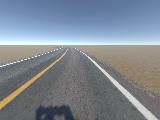
#> input picture rr.png, 160 x 120 px
$ python my_cv.py
#> lines starting #> are read from the running program, lines starting #| are printed output that depends on the picture; after the words box and inside, x2 and y2 are one past the last pixel; in counts of white or black regions, pixels touching at a corner belong together
#> further down, img is the input picture: shape (120, 160, 3); mean B, G, R 146.5, 135.9, 127.1
import cv2
import numpy as np
import skimage as skimage
import cv2

img_rows , img_cols = 80, 80
# Convert image into Black and white
# img_channels = 4 # We stack 4 frames

def remove_noise(image, kernel_size):
    return cv2.GaussianBlur(image, (kernel_size, kernel_size), 0)


def discard_colors(image):
    return cv2.cvtColor(image, cv2.COLOR_BGR2GRAY)


def detect_edges(image, low_threshold, high_threshold):
    return cv2.Canny(image, low_threshold, high_threshold)


def draw_lines(image, lines, color=[255, 0, 0], thickness=2):
    for line in lines:
        for x1,y1,x2,y2,slope in line:
            x1, y1, x2, y2 = int(x1),int(y1),int(x2),int(y2)
            cv2.line(image, (x1, y1), (x2, y2), color, thickness)


def hough_lines(image, rho, theta, threshold, min_line_len, max_line_gap):
    lines = cv2.HoughLinesP(image, rho, theta, threshold, np.array([]), minLineLength=min_line_len, maxLineGap=max_line_gap)
    return lines


def slope(x1, y1, x2, y2):
    try:
        return (y1 - y2) / (x1 - x2)
    except:
        return 0


def separate_lines(lines):
    right = []
    left = []

    if lines is not None:
        for x1,y1,x2,y2 in lines[:, 0]:
            m = slope(x1,y1,x2,y2)
            if m >= 0:
                right.append([x1,y1,x2,y2,m])
            else:
                left.append([x1,y1,x2,y2,m])
    return left, right


def reject_outliers(data, cutoff, threshold=0.08, lane='left'):
    data = np.array(data)
    data = data[(data[:, 4] >= cutoff[0]) & (data[:, 4] <= cutoff[1])]
    try:
        if lane == 'left':
            return data[np.argmin(data,axis=0)[-1]]
        elif lane == 'right':
            return data[np.argmax(data,axis=0)[-1]]
    except:
        return []


def extend_point(x1, y1, x2, y2, length):
    line_len = np.sqrt((x1 - x2)**2 + (y1 - y2)**2)
    x = x2 + (x2 - x1) / line_len * length
    y = y2 + (y2 - y1) / line_len * length
    return x, y


def process_image(obs):

            obs = cv2.cvtColor(obs, cv2.COLOR_BGR2GRAY)
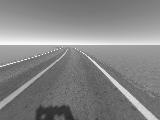
#> obs: shape (120, 160); min 38, max 254, mean 134.5
            obs = cv2.resize(obs, (img_rows, img_cols))
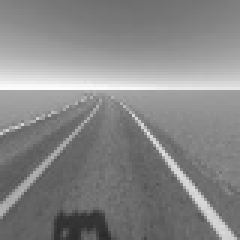
#> obs: shape (80, 80) (shown 3 times larger); min 42, max 252, mean 134.5
            edges = detect_edges(obs, low_threshold=150, high_threshold=200)
#> in detect_edges, `return cv2.Canny(image, low_threshold, high_threshold)`:
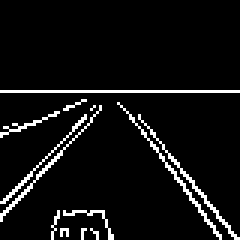
#> returned value: shape (80, 80) (shown 3 times larger); 6.4% white in thin lines or dots, all inside (x1, y1, x2, y2) = (0, 30, 80, 80)

            rho = 0.8
            theta = np.pi/180
            threshold = 25
            min_line_len = 5
            max_line_gap = 10

            hough_line = hough_lines(edges, rho, theta, threshold, min_line_len, max_line_gap)
#> in hough_lines, `lines = cv2.HoughLinesP(image, rho, theta, threshold, np.array([]), mi..`: lines = [[0, 30, 79, 30], [44, 39, 73, 78], [46, 38, 78, 79], [0, 71, 33, 36], [0, 67, 28, 39]]
#> hough_line has the same summary as lines in hough_lines

            left_lines, right_lines = separate_lines(hough_line)
#> the loop in separate_lines, `for x1,y1,x2,y2 in lines[:, 0]:` made 5 passes
#> (x1, y1, x2, y2, m) on passes 1 to 5: (0, 30, 79, 30, 0), (44, 39, 73, 78, 1.34), (46, 38, 78, 79, 1.28), (0, 71, 33, 36, -1.06), (0, 67, 28, 39, -1)
#> after the loop in separate_lines, `for x1,y1,x2,y2 in lines[:, 0]:`: left = [[0, 71, 33, 36, -1.06], [0, 67, 28, 39, -1]]; right = [[0, 30, 79, 30, 0], [44, 39, 73, 78, 1.34], [46, 38, 78, 79, 1.28]]
#> left_lines = [[0, 71, 33, 36, -1.06], [0, 67, 28, 39, -1]]; right_lines has the same summary as right in separate_lines

            filtered_right, filtered_left = [],[]
            if len(left_lines):
                filtered_left = reject_outliers(left_lines, cutoff=(-30.0, -0.1), lane='left')
#> filtered_left = [0, 71, 33, 36, -1.06]
            if len(right_lines):
                filtered_right = reject_outliers(right_lines,  cutoff=(0.1, 30.0), lane='right')
#> filtered_right = [44, 39, 73, 78, 1.34]

            lines = []
            if len(filtered_left) and len(filtered_right):
                lines = np.expand_dims(np.vstack((np.array(filtered_left),np.array(filtered_right))),axis=0).tolist()
#> lines = [[[0, 71, 33, 36, -1.06], [44, 39, 73, 78, 1.34]]]
            elif len(filtered_left):
                lines = np.expand_dims(np.expand_dims(np.array(filtered_left),axis=0),axis=0).tolist()
            elif len(filtered_right):
                lines = np.expand_dims(np.expand_dims(np.array(filtered_right),axis=0),axis=0).tolist()

            ret_img = np.zeros((80,80))

            if len(lines):
                try:
                    draw_lines(ret_img, lines, thickness=1)
#> the loop in draw_lines, `for line in lines:` made 1 pass
#> line on pass 1: [[0, 71, 33, 36, -1.06], [44, 39, 73, 78, 1.34]]
#> after the loop in draw_lines, `for line in lines:`:
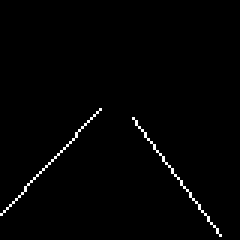
#> image: shape (80, 80) float64 (shown 3 times larger); 1.2% white in thin lines or dots, all inside (x1, y1, x2, y2) = (0, 36, 74, 79)
                except:
                    pass

            #ret_img = ret_img[30:,:]
            return ret_img #.flatten()


img = cv2.imread("rr.png")
imag = process_image(img)

import matplotlib.pyplot as plt

plt.imshow(imag, cmap="gray")
plt.show()
